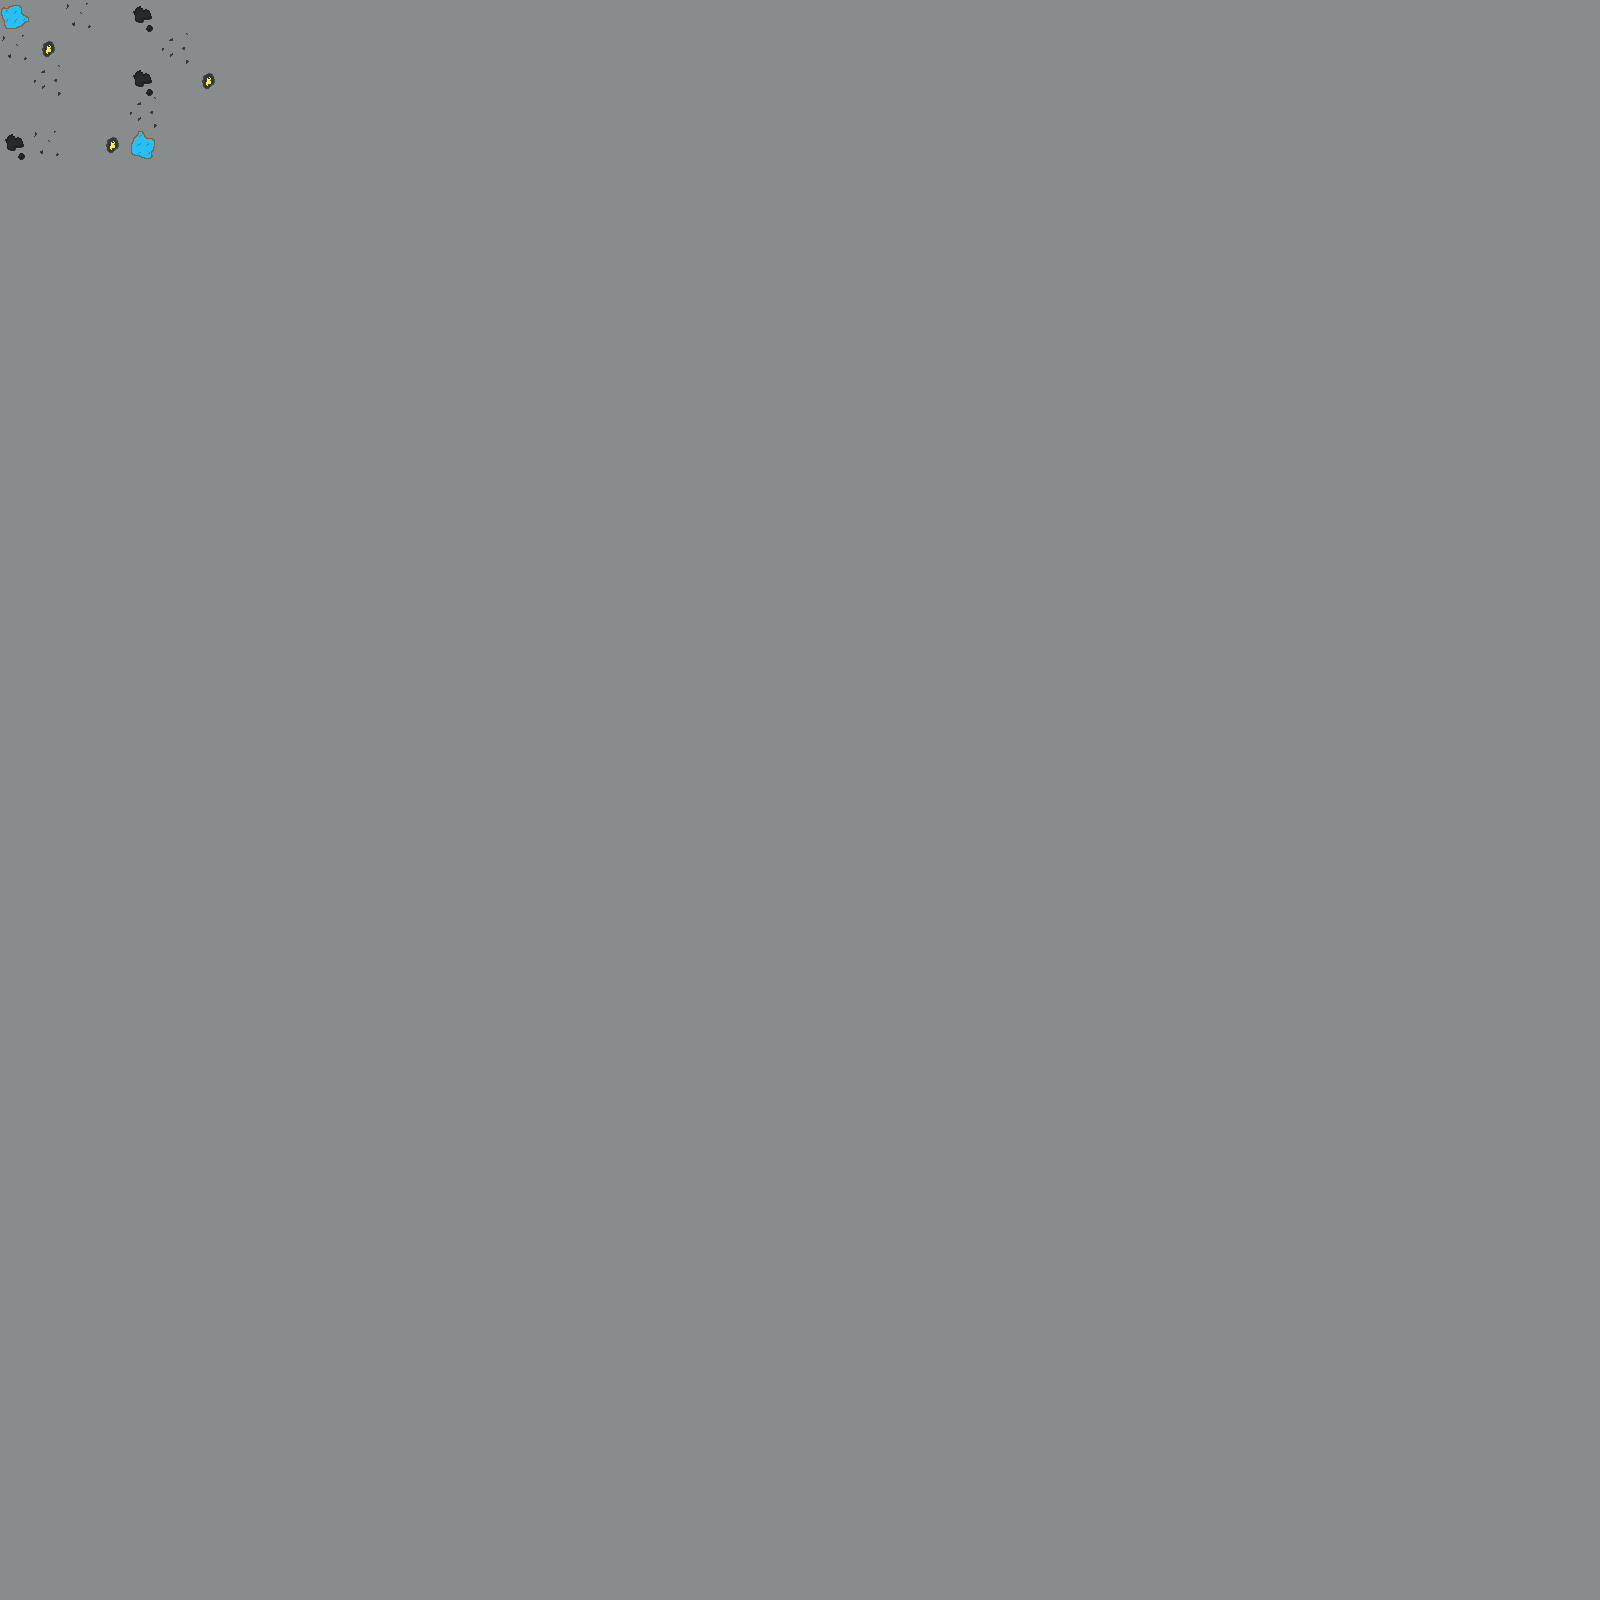

The image is a tile-based game level rendered from a .tmx file. Its description and complete source (layers, tilesets, objects, tile grids) follow:
An orthogonal 50x50 tile map with 32x32 px tiles, 1 tile layer (Tile Layer 1).

<map version="1.2" tiledversion="1.3.3" orientation="orthogonal" renderorder="right-down" width="50" height="50" tilewidth="32" tileheight="32" infinite="0" nextlayerid="2" nextobjectid="1">
 <tileset firstgid="1" source="../AutoQuarryTilemap.tsx" />
 <layer id="1" name="Tile Layer 1" width="50" height="50">
  <data encoding="csv">
3758096389,2,3,2,1,2,2,2,2,2,2,2,2,2,2,2,2,2,2,2,2,2,2,2,2,2,2,2,2,2,2,2,2,2,2,2,2,2,2,2,2,2,2,2,2,2,2,2,2,2,
3,6,2,2,2,4,2,2,2,2,2,2,2,2,2,2,2,2,2,2,2,2,2,2,2,2,2,2,2,2,2,2,2,2,2,2,2,2,2,2,2,2,2,2,2,2,2,2,2,2,
2,4,2,2,1,2,6,2,2,2,2,2,2,2,2,2,2,2,2,2,2,2,2,2,2,2,2,2,2,2,2,2,2,2,2,2,2,2,2,2,2,2,2,2,2,2,2,2,2,2,
2,2,2,2,4,2,2,2,2,2,2,2,2,2,2,2,2,2,2,2,2,2,2,2,2,2,2,2,2,2,2,2,2,2,2,2,2,2,2,2,2,2,2,2,2,2,2,2,2,2,
1,3,2,6,5,2,2,2,2,2,2,2,2,2,2,2,2,2,2,2,2,2,2,2,2,2,2,2,2,2,2,2,2,2,2,2,2,2,2,2,2,2,2,2,2,2,2,2,2,2,
2,2,2,2,2,2,2,2,2,2,2,2,2,2,2,2,2,2,2,2,2,2,2,2,2,2,2,2,2,2,2,2,2,2,2,2,2,2,2,2,2,2,2,2,2,2,2,2,2,2,
2,2,2,2,2,2,2,2,2,2,2,2,2,2,2,2,2,2,2,2,2,2,2,2,2,2,2,2,2,2,2,2,2,2,2,2,2,2,2,2,2,2,2,2,2,2,2,2,2,2,
2,2,2,2,2,2,2,2,2,2,2,2,2,2,2,2,2,2,2,2,2,2,2,2,2,2,2,2,2,2,2,2,2,2,2,2,2,2,2,2,2,2,2,2,2,2,2,2,2,2,
2,2,2,2,2,2,2,2,2,2,2,2,2,2,2,2,2,2,2,2,2,2,2,2,2,2,2,2,2,2,2,2,2,2,2,2,2,2,2,2,2,2,2,2,2,2,2,2,2,2,
2,2,2,2,2,2,2,2,2,2,2,2,2,2,2,2,2,2,2,2,2,2,2,2,2,2,2,2,2,2,2,2,2,2,2,2,2,2,2,2,2,2,2,2,2,2,2,2,2,2,
2,2,2,2,2,2,2,2,2,2,2,2,2,2,2,2,2,2,2,2,2,2,2,2,2,2,2,2,2,2,2,2,2,2,2,2,2,2,2,2,2,2,2,2,2,2,2,2,2,2,
2,2,2,2,2,2,2,2,2,2,2,2,2,2,2,2,2,2,2,2,2,2,2,2,2,2,2,2,2,2,2,2,2,2,2,2,2,2,2,2,2,2,2,2,2,2,2,2,2,2,
2,2,2,2,2,2,2,2,2,2,2,2,2,2,2,2,2,2,2,2,2,2,2,2,2,2,2,2,2,2,2,2,2,2,2,2,2,2,2,2,2,2,2,2,2,2,2,2,2,2,
2,2,2,2,2,2,2,2,2,2,2,2,2,2,2,2,2,2,2,2,2,2,2,2,2,2,2,2,2,2,2,2,2,2,2,2,2,2,2,2,2,2,2,2,2,2,2,2,2,2,
2,2,2,2,2,2,2,2,2,2,2,2,2,2,2,2,2,2,2,2,2,2,2,2,2,2,2,2,2,2,2,2,2,2,2,2,2,2,2,2,2,2,2,2,2,2,2,2,2,2,
2,2,2,2,2,2,2,2,2,2,2,2,2,2,2,2,2,2,2,2,2,2,2,2,2,2,2,2,2,2,2,2,2,2,2,2,2,2,2,2,2,2,2,2,2,2,2,2,2,2,
2,2,2,2,2,2,2,2,2,2,2,2,2,2,2,2,2,2,2,2,2,2,2,2,2,2,2,2,2,2,2,2,2,2,2,2,2,2,2,2,2,2,2,2,2,2,2,2,2,2,
2,2,2,2,2,2,2,2,2,2,2,2,2,2,2,2,2,2,2,2,2,2,2,2,2,2,2,2,2,2,2,2,2,2,2,2,2,2,2,2,2,2,2,2,2,2,2,2,2,2,
2,2,2,2,2,2,2,2,2,2,2,2,2,2,2,2,2,2,2,2,2,2,2,2,2,2,2,2,2,2,2,2,2,2,2,2,2,2,2,2,2,2,2,2,2,2,2,2,2,2,
2,2,2,2,2,2,2,2,2,2,2,2,2,2,2,2,2,2,2,2,2,2,2,2,2,2,2,2,2,2,2,2,2,2,2,2,2,2,2,2,2,2,2,2,2,2,2,2,2,2,
2,2,2,2,2,2,2,2,2,2,2,2,2,2,2,2,2,2,2,2,2,2,2,2,2,2,2,2,2,2,2,2,2,2,2,2,2,2,2,2,2,2,2,2,2,2,2,2,2,2,
2,2,2,2,2,2,2,2,2,2,2,2,2,2,2,2,2,2,2,2,2,2,2,2,2,2,2,2,2,2,2,2,2,2,2,2,2,2,2,2,2,2,2,2,2,2,2,2,2,2,
2,2,2,2,2,2,2,2,2,2,2,2,2,2,2,2,2,2,2,2,2,2,2,2,2,2,2,2,2,2,2,2,2,2,2,2,2,2,2,2,2,2,2,2,2,2,2,2,2,2,
2,2,2,2,2,2,2,2,2,2,2,2,2,2,2,2,2,2,2,2,2,2,2,2,2,2,2,2,2,2,2,2,2,2,2,2,2,2,2,2,2,2,2,2,2,2,2,2,2,2,
2,2,2,2,2,2,2,2,2,2,2,2,2,2,2,2,2,2,2,2,2,2,2,2,2,2,2,2,2,2,2,2,2,2,2,2,2,2,2,2,2,2,2,2,2,2,2,2,2,2,
2,2,2,2,2,2,2,2,2,2,2,2,2,2,2,2,2,2,2,2,2,2,2,2,2,2,2,2,2,2,2,2,2,2,2,2,2,2,2,2,2,2,2,2,2,2,2,2,2,2,
2,2,2,2,2,2,2,2,2,2,2,2,2,2,2,2,2,2,2,2,2,2,2,2,2,2,2,2,2,2,2,2,2,2,2,2,2,2,2,2,2,2,2,2,2,2,2,2,2,2,
2,2,2,2,2,2,2,2,2,2,2,2,2,2,2,2,2,2,2,2,2,2,2,2,2,2,2,2,2,2,2,2,2,2,2,2,2,2,2,2,2,2,2,2,2,2,2,2,2,2,
2,2,2,2,2,2,2,2,2,2,2,2,2,2,2,2,2,2,2,2,2,2,2,2,2,2,2,2,2,2,2,2,2,2,2,2,2,2,2,2,2,2,2,2,2,2,2,2,2,2,
2,2,2,2,2,2,2,2,2,2,2,2,2,2,2,2,2,2,2,2,2,2,2,2,2,2,2,2,2,2,2,2,2,2,2,2,2,2,2,2,2,2,2,2,2,2,2,2,2,2,
2,2,2,2,2,2,2,2,2,2,2,2,2,2,2,2,2,2,2,2,2,2,2,2,2,2,2,2,2,2,2,2,2,2,2,2,2,2,2,2,2,2,2,2,2,2,2,2,2,2,
2,2,2,2,2,2,2,2,2,2,2,2,2,2,2,2,2,2,2,2,2,2,2,2,2,2,2,2,2,2,2,2,2,2,2,2,2,2,2,2,2,2,2,2,2,2,2,2,2,2,
2,2,2,2,2,2,2,2,2,2,2,2,2,2,2,2,2,2,2,2,2,2,2,2,2,2,2,2,2,2,2,2,2,2,2,2,2,2,2,2,2,2,2,2,2,2,2,2,2,2,
2,2,2,2,2,2,2,2,2,2,2,2,2,2,2,2,2,2,2,2,2,2,2,2,2,2,2,2,2,2,2,2,2,2,2,2,2,2,2,2,2,2,2,2,2,2,2,2,2,2,
2,2,2,2,2,2,2,2,2,2,2,2,2,2,2,2,2,2,2,2,2,2,2,2,2,2,2,2,2,2,2,2,2,2,2,2,2,2,2,2,2,2,2,2,2,2,2,2,2,2,
2,2,2,2,2,2,2,2,2,2,2,2,2,2,2,2,2,2,2,2,2,2,2,2,2,2,2,2,2,2,2,2,2,2,2,2,2,2,2,2,2,2,2,2,2,2,2,2,2,2,
2,2,2,2,2,2,2,2,2,2,2,2,2,2,2,2,2,2,2,2,2,2,2,2,2,2,2,2,2,2,2,2,2,2,2,2,2,2,2,2,2,2,2,2,2,2,2,2,2,2,
2,2,2,2,2,2,2,2,2,2,2,2,2,2,2,2,2,2,2,2,2,2,2,2,2,2,2,2,2,2,2,2,2,2,2,2,2,2,2,2,2,2,2,2,2,2,2,2,2,2,
2,2,2,2,2,2,2,2,2,2,2,2,2,2,2,2,2,2,2,2,2,2,2,2,2,2,2,2,2,2,2,2,2,2,2,2,2,2,2,2,2,2,2,2,2,2,2,2,2,2,
2,2,2,2,2,2,2,2,2,2,2,2,2,2,2,2,2,2,2,2,2,2,2,2,2,2,2,2,2,2,2,2,2,2,2,2,2,2,2,2,2,2,2,2,2,2,2,2,2,2,
2,2,2,2,2,2,2,2,2,2,2,2,2,2,2,2,2,2,2,2,2,2,2,2,2,2,2,2,2,2,2,2,2,2,2,2,2,2,2,2,2,2,2,2,2,2,2,2,2,2,
2,2,2,2,2,2,2,2,2,2,2,2,2,2,2,2,2,2,2,2,2,2,2,2,2,2,2,2,2,2,2,2,2,2,2,2,2,2,2,2,2,2,2,2,2,2,2,2,2,2,
2,2,2,2,2,2,2,2,2,2,2,2,2,2,2,2,2,2,2,2,2,2,2,2,2,2,2,2,2,2,2,2,2,2,2,2,2,2,2,2,2,2,2,2,2,2,2,2,2,2,
2,2,2,2,2,2,2,2,2,2,2,2,2,2,2,2,2,2,2,2,2,2,2,2,2,2,2,2,2,2,2,2,2,2,2,2,2,2,2,2,2,2,2,2,2,2,2,2,2,2,
2,2,2,2,2,2,2,2,2,2,2,2,2,2,2,2,2,2,2,2,2,2,2,2,2,2,2,2,2,2,2,2,2,2,2,2,2,2,2,2,2,2,2,2,2,2,2,2,2,2,
2,2,2,2,2,2,2,2,2,2,2,2,2,2,2,2,2,2,2,2,2,2,2,2,2,2,2,2,2,2,2,2,2,2,2,2,2,2,2,2,2,2,2,2,2,2,2,2,2,2,
2,2,2,2,2,2,2,2,2,2,2,2,2,2,2,2,2,2,2,2,2,2,2,2,2,2,2,2,2,2,2,2,2,2,2,2,2,2,2,2,2,2,2,2,2,2,2,2,2,2,
2,2,2,2,2,2,2,2,2,2,2,2,2,2,2,2,2,2,2,2,2,2,2,2,2,2,2,2,2,2,2,2,2,2,2,2,2,2,2,2,2,2,2,2,2,2,2,2,2,2,
2,2,2,2,2,2,2,2,2,2,2,2,2,2,2,2,2,2,2,2,2,2,2,2,2,2,2,2,2,2,2,2,2,2,2,2,2,2,2,2,2,2,2,2,2,2,2,2,2,2,
2,2,2,2,2,2,2,2,2,2,2,2,2,2,2,2,2,2,2,2,2,2,2,2,2,2,2,2,2,2,2,2,2,2,2,2,2,2,2,2,2,2,2,2,2,2,2,2,2,2
</data>
 </layer>
</map>
